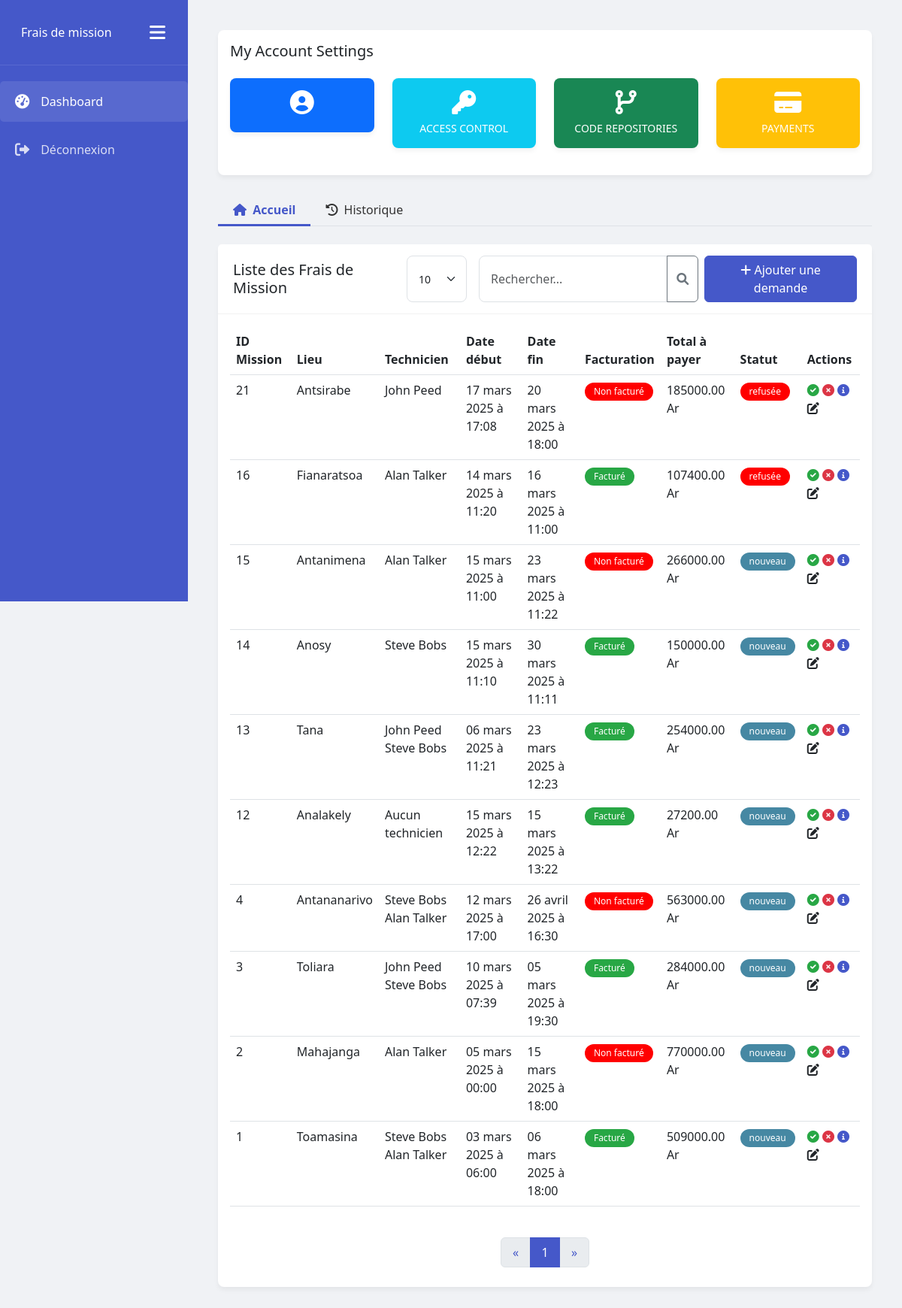
Before: / with the older database file.
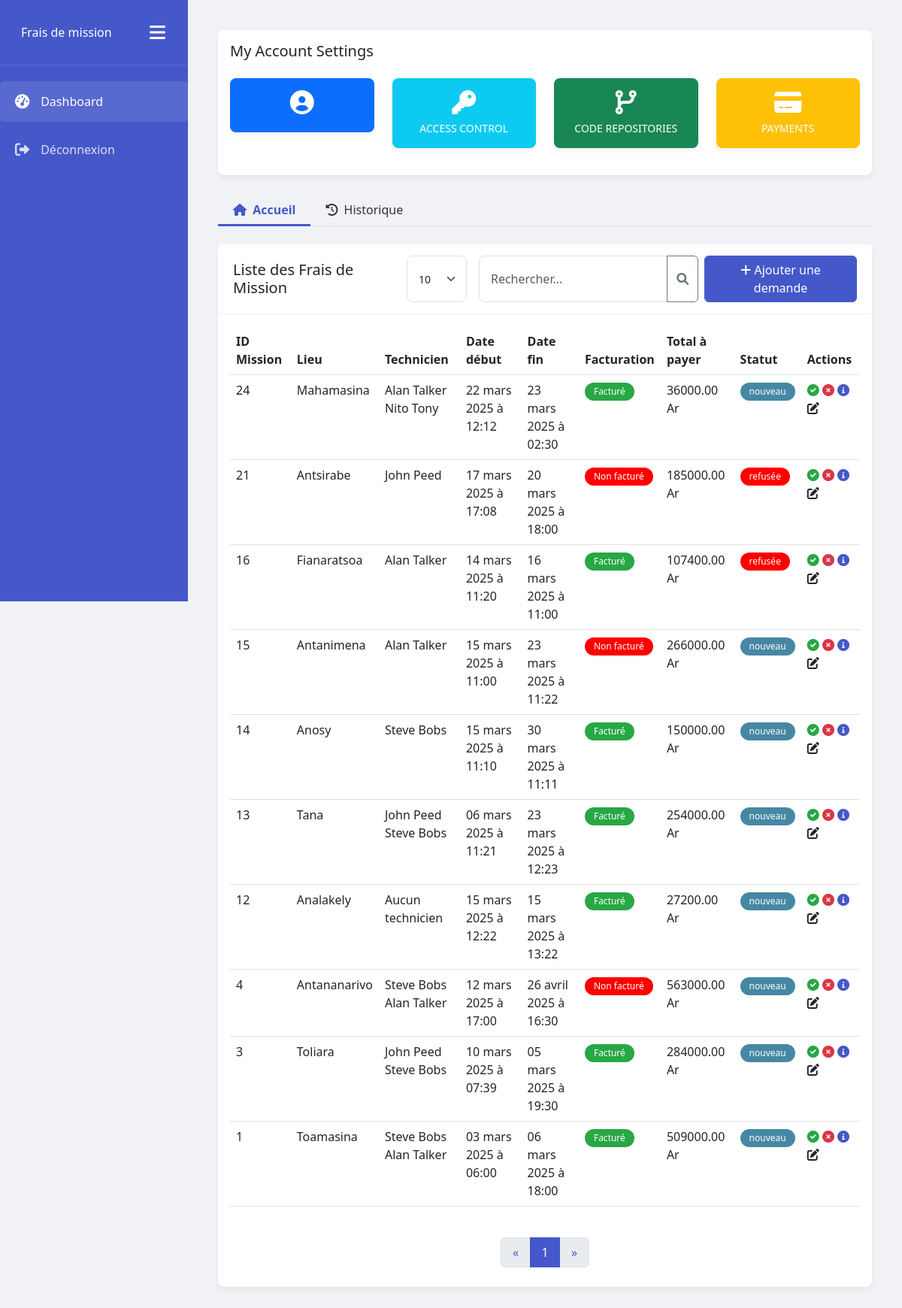
After: the same page with the newer database file.
### fdm_app/models.py (models this page shows, shortened)
class Mission(models.Model):
    techniciens = models.ManyToManyField(Technician, related_name="missions")
    mission_details = models.TextField(
        help_text='details de la mission',
        verbose_name='Mission Details'
    )
    start_date = models.DateField(
        help_text='date de debut de la mission',
        verbose_name='Start Date'
    )
    start_hour = models.TimeField(
        help_text='heure de debut de la mission',
        verbose_name='Start Hour'
    )
    end_date = models.DateField(
        help_text='date de fin de la mission',
        verbose_name='End Date'
    )
    end_hour = models.TimeField(
        help_text='heure de fin de la mission',
        verbose_name='End Hour'
    )
    location = models.CharField(
        max_length=50,
        help_text='lieu de la mission'
    )
    facturation = models.BooleanField(
        help_text='facturation de la mission, facturee ou non',
        verbose_name='Facturation'
    )
    STATUS_CHOICES = [
        ('NEW', 'New'),
        ('REFUSED', 'Refused'),
        ('VALIDATED', 'Validated'),
    ]
    status = models.CharField(
        max_length=10,
        choices=STATUS_CHOICES,
        default='NEW',
        verbose_name='Status',
        help_text='Statut de la mission'
    )
    refusal_reason = models.TextField(
        blank=True,
        null=True,
        verbose_name='Refusal Reason',
        help_text='Motif de refus de la mission'
    )

class Technician(models.Model):
    first_name = models.CharField(
        max_length=50,
        help_text='nom du technicien'
    )
    last_name = models.CharField(
        max_length=50,
        help_text='prenom du technicien'
    )

class Expense(models.Model):
    mission = models.ForeignKey(Mission, on_delete=models.CASCADE, related_name="depenses")
    hosting_days = models.IntegerField(
        help_text='nombre de jours de sejour',
        default=0.0,
    )
    overnight_rate = models.DecimalField(
        max_digits=10,
        decimal_places=2,
        default=0.00,
        help_text='tarif nuitée'
    )
    total_hosting = models.DecimalField(
        max_digits=10,
        decimal_places=2,
        help_text=' pris total de séjour',
        editable = False
    )
    meal_costs = models.DecimalField(
        max_digits=10,
        decimal_places=2,
        help_text='prix des repas',
    )
    total_meal_costs = models.DecimalField(
        max_digits=10,
        decimal_places=2,
        help_text='prix total des repas',
        editable = False,
        default=0.00,
    )
    transport = models.CharField(
        max_length=100,
        help_text='transport',
    )
    shipping_costs = models.DecimalField(
        max_digits=10,
        decimal_places=2,
        help_text='frais de transport',
    )
    various_expenses_details = models.CharField(
        max_length=100,
        help_text='divers frais',
    )
    various_expenses_price = models.DecimalField(
        max_digits=10,
        decimal_places=2,
        help_text='prix des divers frais',
    )
    total_expenses = models.DecimalField(
        max_digits=10,
        decimal_places=2,
        help_text='prix total des frais',
        editable = False,
        default=0.00,
    )

### fdm_app/views.py (the view, shortened to what this page needs)
# urls.py: path('', MissionListView.as_view(), name='missions'),
class MissionListView(View):
    def get(self, request, *args, **kwargs):
        all_missions = Mission.objects.exclude(status='VALIDATED').order_by('-id')
        search_query = request.GET.get('search', '')
        if search_query:
            all_missions = MissionSearchUtils.filter_missions(all_missions, search_query)
        missions = PaginationUtils.paginate_queryset(all_missions, request)
        technicians = Technician.objects.all()
        context = {
            'missions': missions,
            'technicians': technicians,
            'active_tab': 'missions'  # Pour le style lorsqu'on clique sur historique ou accueil
        }
        return render(request, 'index.html', context)

### fdm_app/templates/index.html (shortened to what this page needs)
 {% extends 'base.html' %}
 {% block content %}
<body>
  <div class="main-content">
   {% include 'account.html' %}
    <ul class="nav nav-tabs mb-4">
      <li class="nav-item">
        <a class="nav-link {% if active_tab == 'missions' %}active{% endif %}" href="{% url 'missions' %}">
          <i class="fas fa-home me-1"></i> Accueil
        </a>
      </li>
      <li class="nav-item">
        <a class="nav-link {% if active_tab == 'history' %}active{% endif %}" href="{% url 'history' %}">
          <i class="fas fa-history me-1"></i> Historique
        </a>
      </li>
    </ul>
    <div class="card mb-4">
      <div class="card-header d-flex justify-content-between align-items-center">
        <h5 class="mb-0">Liste des Frais de Mission</h5>
        <div class="d-flex">
          {% include 'search_bar.html' %}
          <button class="btn btn-primary" data-bs-toggle="modal" data-bs-target="#addMissionModal">
            <i class="fas fa-plus"></i> Ajouter une demande
          </button>
        </div>
      </div>
      <div class="card-body fade-in">
        <div class="table-responsive">
          <table class="table table-hover">
            <thead>
              <tr>
                <th>ID Mission</th>
                <th>Lieu</th>
                <th>Technicien</th>
                <th>Date début</th>
                <th>Date fin</th>
                <th>Facturation</th>
                <th>Total à payer</th>
                <th>Statut</th>
                <th>Actions</th>
              </tr>
            </thead>
            <tbody>
              {% for mission in missions %}
              <tr>
                <td> {{ mission.id }} </td>
                <td>{{ mission.location }}</td>
                <td>
                  {% for technicien in mission.techniciens.all %}
                    {{ technicien.first_name }} {{ technicien.last_name }}<br>
                  {% empty %}
                    Aucun technicien
                  {% endfor %}
                </td>
                <td>{{ mission.start_date|date:"d F Y" }} à {{ mission.start_hour|time:"H:i" }} </td>
                <td>{{ mission.end_date|date:"d F Y" }} à {{ mission.end_hour|time:"H:i" }}</td>
                {% if mission.facturation %}
                <td><span class="badge badge-billed" style="background-color:#28a745;">Facturé</span></td>
                {% else %}
                <td><span class="badge badge-not-billed" style="background-color:red;">Non facturé</span></td>
                {% endif %}
                {% for expense in mission.depenses.all %}
                <td> {{ expense.total_expenses }} Ar </td>
                {% endfor %}
                <td>
                  {% if mission.status == "NEW" %}
                    <span class="badge badge-new" style="background-color:#4688A3">nouveau</span>
                  {% elif mission.status == "REFUSED" %}
                    <span class="badge badge-refused" style="background-color: red;">refusée</span>
                  {% elif mission.status == "VALIDATED" %}
                    <span class="badge badge-validated" style="background-color: green;">validée</span>
                  {% endif %}
                </td>
                <td class="action-icons">
                  <i class="fas fa-check-circle validate"
                    data-bs-toggle="modal"
                    data-bs-target="#validateModal"
                    data-mission-id="{{ mission.id }}"
                    title = "Valider" >
                  </i>
                  <i class="fas fa-times-circle refuse"
                     data-bs-toggle="modal"
                     data-bs-target="#refuseModal"
                     data-mission-id = "{{ mission.id }}"
                     title = "Refuser">
                  </i>
                  <i class="fas fa-info-circle details"
                  data-bs-toggle="modal"
                  data-bs-target="#detailModal{{ mission.id }}"
                  title="Détails">
                   </i>
                   <i class="fas fa-edit edit"
                     data-bs-toggle="modal"
                     data-bs-target="#editMissionModal{{ mission.id }}"
                     title="Modifier">
                  </i>
                </td>
              {% endfor %}
            </tbody>
          </table>
        </div>
        <div class="pagination-container">
          <nav aria-label="Page navigation">
            <ul class="pagination">
              {% if missions.has_previous %}
                <li class="page-item">
                  <a class="page-link" href="?page={{ missions.previous_page_number }}" aria-label="Previous">
                    <span aria-hidden="true">&laquo;</span>
                  </a>
                </li>
              {% else %}
                <li class="page-item disabled">
                  <a class="page-link" href="#" aria-label="Previous">
                    <span aria-hidden="true">&laquo;</span>
                  </a>
                </li>
              {% endif %}
              {% for num in missions.paginator.page_range %}
                {% if missions.number == num %}
                  <li class="page-item active">
                    <a class="page-link" href="?page={{ num }}{% if request.GET.search %}&search={{ request.GET.search }}{% endif %} ">
                      {{ num }}
                    </a>
                  </li>
                {% elif num > missions.number|add:'-3' and num < missions.number|add:'3' %}
                  <li class="page-item"><a class="page-link" href="?page={{ num }}{% if request.GET.search %}&search={{ request.GET.search }}{% endif %}">{{ num }}</a></li>
                {% endif %}
              {% endfor %}
              {% if missions.has_next %}
                <li class="page-item">
                  <a class="page-link" href="?page={{ missions.next_page_number }}{% if request.GET.search %}&search={{ request.GET.search }}{% endif %}" aria-label="Next">
                    <span aria-hidden="true">&raquo;</span>
                  </a>
                </li>
              {% else %}
                <li class="page-item disabled">
                  <a class="page-link" href="#" aria-label="Next">
                    <span aria-hidden="true">&raquo;</span>
                  </a>
                </li>
              {% endif %}
            </ul>
          </nav>
        </div>
</body>
</html>
{% endblock %}

### fdm_app/templates/base.html (shortened to what this page needs)
{% load static %}
<!DOCTYPE html>
<html lang="fr">
<head>
  <link href="https://cdn.jsdelivr.net/npm/bootstrap@5.3.0-alpha1/dist/css/bootstrap.min.css" rel="stylesheet">
  <link rel="stylesheet" href="https://cdnjs.cloudflare.com/ajax/libs/font-awesome/6.0.0/css/all.min.css">
  <link rel="stylesheet" href="{% static 'css/style.css' %}">
</head>
  <body>
    <div class="sidebar" id="sidebar">
        <div class="logo">
            <span class="ms-2">Frais de mission</span>
            <button class="btn-toggle-sidebar ms-auto" id="toggleSidebar">
                <i class="fas fa-bars"></i>
            </button>
        </div>
        <div class="nav flex-column mt-3">
            <a href="{% url 'missions' %}" class="nav-link active" title="Accéder à l'accueil" >
                <i class="fas fa-tachometer-alt"></i>
                <span>Dashboard</span>
            </a>
            <a href="{% url 'logout' %}" class="nav-link" title="se déconnecter" >
                <i class="fas fa-sign-out-alt"></i>
                <span>Déconnexion</span>
               </a>
        </div>
    </div>
    <div class="main-content" id= "main-content">
    {% block content %}
    {% endblock %}
</body>

### fdm_app/templates/account.html (shortened to what this page needs)
<div class="card mb-4">
    <div class="card-body">
      <h5 class="card-title">My Account Settings</h5>
      <div class="row mt-4">
        <div class="col-md-3">
          <div class="card bg-primary text-white">
            <div class="card-body text-center">
              <i class="fas fa-user-circle mb-2 fa-2x"></i>
            </div>
          </div>
        </div>
        <div class="col-md-3">
          <div class="card bg-info text-white">
            <div class="card-body text-center">
              <i class="fas fa-key mb-2 fa-2x"></i>
              <p class="mb-0 small">ACCESS CONTROL</p>
            </div>
          </div>
        </div>
        <div class="col-md-3">
          <div class="card bg-success text-white">
            <div class="card-body text-center">
              <i class="fas fa-code-branch mb-2 fa-2x"></i>
              <p class="mb-0 small">CODE REPOSITORIES</p>
            </div>
          </div>
        </div>
        <div class="col-md-3">
          <div class="card bg-warning text-white">
            <div class="card-body text-center">
              <i class="fas fa-credit-card mb-2 fa-2x"></i>
              <p class="mb-0 small">PAYMENTS</p>
            </div>
          </div>
        </div>
      </div>
    </div>
  </div>

### fdm_app/templates/search_bar.html (shortened to what this page needs)
<form method="GET" action="{% url 'missions' %}" class="d-flex me-2">
    <select class="form-select form-select-sm me-3" style="width: auto; min-width: 80px;" name="per_page" onchange="this.form.submit()">
      <option value="10" {% if request.GET.per_page == '10' or not request.GET.per_page %}selected{% endif %}>10</option>
    </select>
    <div class="input-group">
      <input type="text" class="form-control" name="search" placeholder="Rechercher..."
             value="{{ request.GET.search|default:'' }}" aria-label="Search">
      <button class="btn btn-outline-secondary" type="submit">
        <i class="fas fa-search"></i>
      </button>
    </div>
  </form>

Changed rows visible on the page:
no longer on this page (row edited): Mission: id "2", location "Mahajanga", start_date "05 mars 2025", start_hour "00:00", end_date "15 mars 2025", end_hour "18:00", facturation "Non facturé", status "nouveau", Technician (first_name "Alan", last_name "Talker")
no longer on this page (row unchanged): Expense: total_expenses "770000.00", shown under "2"
added Mission: id "24", location "Mahamasina", start_date "22 mars 2025", start_hour "12:12", end_date "23 mars 2025", end_hour "02:30", facturation "Facturé", status "nouveau", Technician (first_name "Alan", last_name "Talker")
now on this page (row unchanged): Technician: first_name "Nito", last_name "Tony", shown under "24"
added Expense: total_expenses "36000.00", shown under "24"
